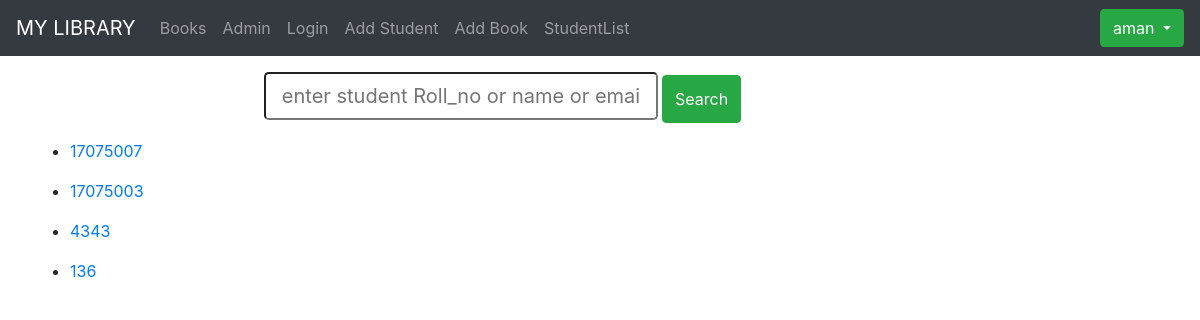
Screenshot of /student/ (signed in) with the database file from the repository.
### management/models.py (models this page shows, shortened)
class Student(models.Model):
    roll_no = models.CharField(max_length=10,unique=True)
    name = models.CharField(max_length=10)
    branch = models.CharField(max_length=3)
    contact_no = models.CharField(max_length=10)
    total_books_due=models.IntegerField(default=0)
    email=models.EmailField(unique=True)
    pic=models.ImageField(blank=True, upload_to='profile_image')

### management/views.py (the view)
# urls.py: path('student/', views.StudentList, name='student_list'),
@login_required
def StudentList(request):
    students = Student.objects.all()
    return render(request, 'catalog/student_list.html', locals())

### templates/catalog/student_list.html
{% extends 'base_generic.html' %}
{% block content %}
   <center> <form class="form" id="searchform" action="{% url 'search_s' %}" method="get">
    <div class="form-group">
    <input type="text" class="col-5  form-control-lg"  placeholder="enter student Roll_no or name or email" name="q" type="text"/>
    <button type="button"  class="btn btn-success form-control-lg" onclick="searchform.submit()">Search</button>
        </div>
</form>
   </center>
    <div class="bg bg-white">
        {% for s in students %}
            <ul>
                <li><a href="{% url 'student_detail' pk=s.id %}">{{ s.roll_no }}</a></li>
            </ul>
        {% endfor %}
    </div>
{% endblock %}

### templates/base_generic.html (shortened to what this page needs)
<!DOCTYPE html>
<html lang="en">
<head>
    {% load static %}
    <link rel="stylesheet" href="https://stackpath.bootstrapcdn.com/bootstrap/4.1.3/css/bootstrap.min.css"
>
    <link rel="stylesheet" href="https://maxcdn.bootstrapcdn.com/font-awesome/4.4.0/css/font-awesome.min.css">
</head>
{% load static %}
<link rel="stylesheet" href="{% static 'styles.css' %}">
</head>
<body>
    <div class="container-fluid my-auto">
        <nav class="navbar navbar-expand-md navbar-dark fixed-top bg-dark">
            <a class="navbar-brand" href="{% url 'index' %}">MY LIBRARY </a>
            <div class="collapse navbar-collapse" id="navbarCollapse">
                <ul class="navbar-nav mr-auto">
                    <li class="nav-item">
                        <a class="nav-link" href="{% url 'books' %}">Books</a>
                    </li>
                    <li class="nav-item">
                        <a class="nav-link" href="{% url 'admin:index' %}">Admin</a>
                    </li>
                    <li class="nav-item">
                        <a class="nav-link" href="{% url 'login' %}">Login</a>
                    </li>
                    {% if user.is_superuser %}
                    <li class="nav-item">
                        <a class="nav-link" href="{% url 'student_create' %}">Add Student</a>
                    </li>
                    <li class="nav-item">
                        <a class="nav-link" href="{% url 'book_create' %}">Add Book</a>
                    </li>
                    <li class="nav-item">
                        <a class="nav-link" href="{% url 'student_list' %}">StudentList</a>
                    </li>
                    {% endif %}
                </ul>
                {% if user.is_authenticated %}
                <div class="dropdown float">
                    <button type="button" class="btn btn-success dropdown-toggle" data-toggle="dropdown">
                        {{ request.user }}
                    </button>
                </div>
                {% endif %}
            </div>
        </nav>
        <br>
        <div class="row mt-5 mx-auto">
            <div class="col-sm-10">
                {% block content %}{% endblock %}
            </div>
        </div>
    </div>
</body>
</html>

### rows the page displays
Student: roll_no "17075007"
Student: roll_no "17075003"
Student: roll_no "4343"
Student: roll_no "136"

### other values shown
{{ request.user }} "aman"
